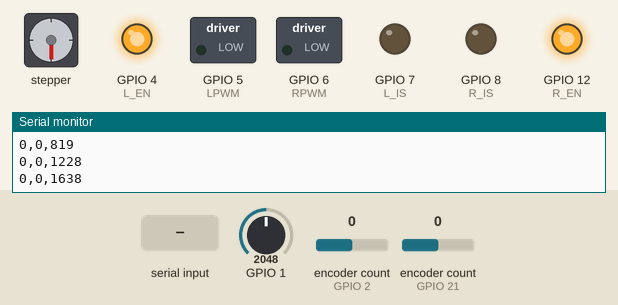
This sketch was run on a simulated ESP32-S3. On the bench: stepper motor, switched loads named in the sketch (green lamp = pin HIGH), output pins drawn as LEDs (lit = HIGH), the last lines printed to the serial monitor. Inputs (shaded band) come from the test bench; at power-on: GPIO 1 = 2048, encoder count (sensors on GPIO 2, GPIO 21) 0. Stepper angles assume 1600 steps per turn.

Above: at 1.2 s.
1.3 s: GPIO 1 set to 491
4.3 s: "1\n" received over Serial
At 4.65 s:
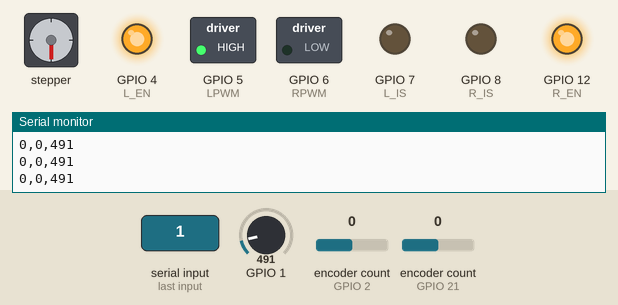
7.3 s: "2\n" received over Serial
At 7.65 s:
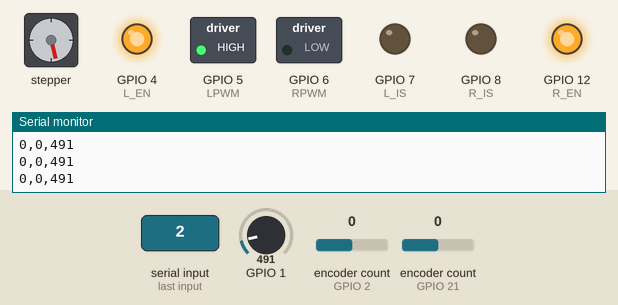
10.3 s: "1\n" received over Serial
At 10.65 s:
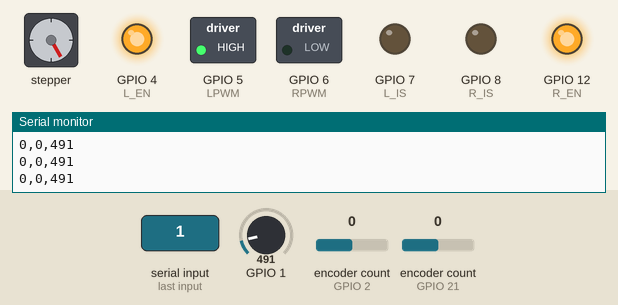
13.3 s: "2\n" received over Serial
At 13.66 s:
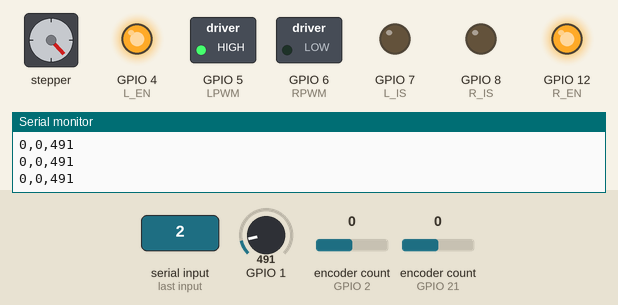
16.3 s: GPIO 1 set to 410
Timing chart, 0 to 20.3 s (numbered marks = the images above; inputs shaded):
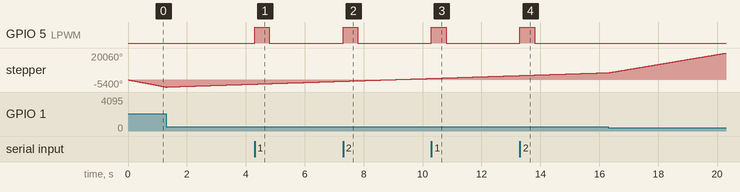

Measured:
- after the input at 4.3 s, GPIO 5 (LPWM): LOW → HIGH at once, → LOW 0.50 s later
- after the input at 7.3 s, GPIO 5 (LPWM): LOW → HIGH at once, → LOW 0.50 s later
- after the input at 10.3 s, GPIO 5 (LPWM): LOW → HIGH at once, → LOW 0.50 s later
- after the input at 13.3 s, GPIO 5 (LPWM): LOW → HIGH at once, → LOW 0.50 s later

The sketch:

CombinedControlCode.ino
```cpp
//Written By: Severin Zaluzec
//other stuff

//Velocity pin definition
double x=0; //Velocity reading; Outgoing message
double xvel;
double zth;  //Steering angle; Outgoing message
//Driver pinrs
int LPWM = 5;
int RPWM = 6;
int R_IS = 8;
int L_IS = 7;
int L_EN = 4;
int R_EN = 12; //R_EN changed from pin 2 because interrupt

//Testing outgoing messages
int test1 = 0;
int test2 = 0;
//Timer to check if a acceleration command has been recieved
unsigned long timer=millis();


//this is encoder stuff
#include "Ticker.h"
#include <Encoder.h>
bool getVelocity();
void movemotor();
void printvelocity();
void stopmotor();
long interval = 3; //Interval between calls for the encoder function
Ticker timer1(getVelocity, 200, 0, MILLIS); //Get encoder data every 200ms
Ticker timer2(movemotor, interval, 0, MILLIS); //Send position commands tyo steeriing every 3ms
Ticker timer3(printvelocity,200,0,MILLIS); //Write velocity and steering angle over serial every 200ms
// Ticker timer4 (stopmotor,2000,0,MILLIS);

int Pos1; //Position encoder 1
int Pos2; //Position encoder 2
Encoder myEnc1 (2,3); //Encoder 1
Encoder myEnc2 (21,20); //Encoder 2
//double average = 0;

const int l = 5; //Size of rolling average
double rpm = 0; //This isnt used
long sum = 0; //Sum used in averaging "left" wheel
long sum2 = 0; //Sum used in averaging "right" wheel
long zthsum = 0; //Sum used in averaging steering angle readings
int rpmlist [l]; //List used for rolling average of "left" wheel
int rpmlist2 [l]; //List used for rolling average of "right" wheel
int zthlist [l]; //List used in rolling average of steering
int i = 0; //Position in array of rolling
int average;
int average2 = 0;
int averagezth = 0;
bool print_velocity = false;

int oldtime222=0;
int newtime222 = 0;


//Steering stuff
String xin;
String newarray;
//PID
#include <PID_v1.h>
#define PIN_INPUT 0
#define PIN_OUTPUT 3
#define MAX_INPUT  12


//PID values need tuning
double Setpoint, Input, Output;
double Kp=0.5, Ki=0, Kd=0;
PID myPID(&Input, &Output, &Setpoint, Kp, Ki, Kd, DIRECT);
//Motor
int dir;
#include "BasicStepperDriver.h"
#define MOTOR_STEPS 1600
#define MOTOR_ACCEL 10000
#define MOTOR_DECEL 10000

#define RPM 750
#define MICROSTEPS 1
#define DIR 10
#define STEP 11
BasicStepperDriver stepper(MOTOR_STEPS, DIR, STEP);


//These functions read the serial data
void processIncomingByte ();
void process_data ();

char * commands[2];

void setup() {
  //this is velocity stuff
  Serial.begin(115200);
  Serial.setTimeout(1);
  pinMode(LPWM, OUTPUT);
  pinMode (RPWM, OUTPUT);
  pinMode(L_IS, OUTPUT);
  pinMode (R_IS, OUTPUT);
  pinMode(L_EN, OUTPUT);
  pinMode (R_EN, OUTPUT);

  digitalWrite(L_IS, LOW);
  digitalWrite(R_IS, LOW);
  digitalWrite(L_EN, HIGH);
  digitalWrite(R_EN, HIGH);

  Setpoint = 512;
  //this is encoder stuff
 timer1.start();
 timer2.start();
  timer3.start();
  // timer4.start();
  pinMode(A0, INPUT);
  stepper.begin(RPM, MICROSTEPS);
  //initialize the variables we're linked to
  Input = analogRead(A0);
  Setpoint = 512;
  myPID.SetOutputLimits(0,100);
  //turn the PID on
  myPID.SetMode(AUTOMATIC);
  stepper.enable();

}
void loop() {
  // Serial.end();
  //   Serial.begin(115200);
  //  Serial.flush();
 //this is encoder stuff
  timer1.update();
  timer2.update();
  timer3.update();
  // timer4.update();


// //  //this is velocity stuff
  while (Serial.available () > 0) //Check if there are items in the buffer
  {
    processIncomingByte(Serial.read()); //read velocity and steering commands
    timer=millis();

  }
 if (print_velocity == true)
 {
   Serial.println(String(average) + "," + String(average2) + "," + String(averagezth)); //print encoder data
   print_velocity = false; //reset flag
 }


 if (millis()-timer >500) //set velocity to 0 if no velocity is sent after 500ms
  {
    timer=millis(); //reset timer
    analogWrite(LPWM,0); //0 to forward
    analogWrite(RPWM,0); //0 to backwards
    commands[0] = 0;  //set velocity command to 0
    // Serial.println(millis()-timer);
  }


  x = String(commands[0]).toDouble(); //cast velocity command as double
  double velocity= x*255.0;
  int y  = (velocity);
  //limit output for motor drivers to between 0 and 255
  if (y>255)
  {
    y=255;
  }

  if(y<-255)
  {
    y = -255;
  }


  if (y<0) //Backwards commands
  {
    // commands[0] = 0;
    //Serial.print("RPWM: ");
    //Serial.println(abs(y));
    analogWrite(LPWM,0);
    // delay(100);
    analogWrite(RPWM,abs(y));
    // timer=millis();
    //  Serial.println("forward");
          // Serial.println(millis());
  }
  if (y>=0) //Forward commands
  {
    // commands[0] = 0;
    //Serial.print("LPWM: ");
    //Serial.println(abs(y));
    analogWrite(RPWM,0);
    // delay(100);
    analogWrite(LPWM,abs(y));
    // timer = millis();
    //  Serial.println(millis()-timer);

  }

 }
// }
//Average across the "l" most recent encoder values. In this case, l=5.
void rollingaverage (double rpm1, double rpm2) { // long average;
 sum = sum - rpmlist[i];
 sum2 = sum2 - rpmlist2[i];
 zthsum = zthsum - zthlist[i];
//  Serial.println("Rpm1: " + String(rpm1));
//  Serial.println(rpmlist[i]);

 rpmlist[i] = rpm1;
 rpmlist2[i] = rpm2;
 zthlist[i] = analogRead(A0);

 sum = sum + rpmlist[i];
 sum2 = sum2 + rpmlist2[i];
 zthsum = zthsum + zthlist[i];

 i = i + 1;
 if (i >= l)
 {
   i = 0;
 }
 average = sum/l;
 average2 = sum2/l;
  averagezth= zthsum/l;

}

//Read encoder values
bool getVelocity() {

 Pos1 = myEnc1.read();
 Pos2 = myEnc2.read();
 //Pos2 = myEnc2.read();
 rollingaverage(float(Pos1)*60/2400,float(Pos2)*60/2400);//,float(Pos2)*1000/interval/2400*60);
 myEnc1.write(0);
 myEnc2.write(0);
 return true;


}

//Set state of flag to determine when endocer values are published
void printvelocity()
{
  print_velocity = true;
}


//PID control loop for steering servo
void movemotor(){
  // Serial.println("moved motor");
  stepper.stop();
  stepper.disable();
  stepper.enable();
  // Serial.println(String(commands[1]).toDouble());
  if (String(commands[1]).toDouble()!=0.00 && String(commands[1]).toDouble()>450 && String(commands[1]).toDouble()<600 ) //Check to makesure setpoint is within acceptable range.
  {
    Setpoint = String(commands[1]).toDouble();
    // Serial.println("inif");
  }
//  Serial.println("Setpoint: " + String(Setpoint));
 Input = analogRead(A0); //Read steering encoder
 if (100<Input<800)
 {
     if ((Setpoint - Input) < 0)
   {
     myPID.SetControllerDirection(REVERSE);
     dir = -1;
   }

   if ((Setpoint - Input) > 0)
   {
     myPID.SetControllerDirection(DIRECT);
     dir = 1;
   }
   myPID.Compute();
  //  Serial.println(dir*Output);
  // Serial.println("Output: " + String(dir*Output));
  //  stepper.startMove(dir*Output);

  //  stepper.nextAction();
  stepper.move(dir*Output);

 }


}


// After receiving a full message based on max message size, process that message and fill its data into the commands array
void process_data (char * data)
  {
    char * token;
    //char * val1;
    //const int c1 = data.indexOf(',');
    //val1 = strtok(data,",");
    token = strtok(data, ",");
    int i = 0;

    while (token != NULL) {

      if (i <=1)
      {
        commands[i] = token;
      }
      token=strtok(NULL, ",");
      i++;

   }
  }  // end of process_data


//Read serrial message
void processIncomingByte (const byte inByte)
  {
  static char input_line [MAX_INPUT];
  static unsigned int input_pos = 0;
//  Serial.print("In byte: ");
//  Serial.println(inByte);
//  Serial.print("Input pos: ");
//  Serial.println(input_pos);

  switch (inByte)
    {

    case '\n':   // end of text
      input_line [input_pos] = 0;  // terminating null byte

      // terminator reached! process input_line here ...
      process_data (input_line);

      // reset buffer for next time
      input_pos = 0;
      break;

    case '\r':   // discard carriage return
      break;

    default:
      // keep adding if not full ... allow for terminating null byte
      if (input_pos < (MAX_INPUT - 1))
        input_line [input_pos++] = inByte;
      break;

    }  // end of switch

  } // end of processIncomingByte
```
